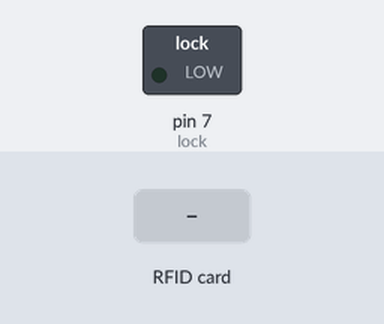
Bench run of a sketch on a simulated Arduino Uno, built with avr-gcc and run on an emulated ATmega328P. On the bench: switched loads named in the sketch (green lamp = pin HIGH). Inputs (shaded band) come from the test bench. Pins used as bus, display or sensor lines are not drawn; what the sketch prints to the serial monitor is not drawn.

Above: at 1.2 s.
1.3 s: RFID card C2 4F 3B 3D held to the reader
At 2.4 s:
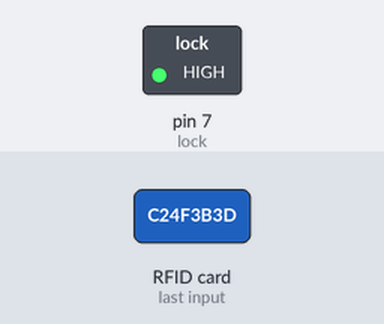
Timing chart, 0 to 4.3 s (numbered marks = the images above; inputs shaded):
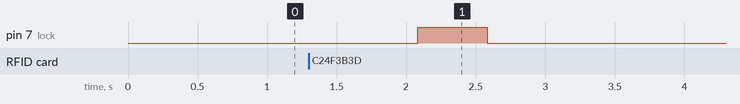

Measured:
- after the input at 1.3 s, pin 7 (lock): LOW → HIGH after 0.78 s, → LOW 0.50 s later

The sketch:

rfid_ring.ino
```cpp
/*
The user must place an RFID ring on the scanner to unlock the this part.
Created: 12-12-2023  JZ
*/

#include <SPI.h>
#include <MFRC522.h>

#define RST_PIN         9          // Configurable, see typical pin layout above
#define SS_PIN          10         // Configurable, see typical pin layout above

MFRC522 mfrc522(SS_PIN, RST_PIN);  // Create MFRC522 instance

byte readCard[4];
String ringTag = "C24F3B3D";
String tag = "";

const int lock = 7;

void setup() {
  Serial.begin(9600);
  SPI.begin();

  mfrc522.PCD_Init();
  delay(4);

  mfrc522.PCD_DumpVersionToSerial();   // show details of rfid reader

  pinMode(lock, OUTPUT);
}

void loop() {
  while (getID()) {
    if (tag == ringTag) {
      digitalWrite(7, HIGH);
      delay(500);               // don't know how vault door maglocks are supposed to work yet
      digitalWrite(7, LOW);
      Serial.println("Correct");
    }
  }
  delay(2000);
}

/**********************************************************************************************
 * getID() function
 * Read new tag if available
**********************************************************************************************/
boolean getID() {
  // Getting ready for Reading PICCs
  //If a new PICC placed to RFID reader continue
  if ( ! mfrc522.PICC_IsNewCardPresent()) {
    return false;
  }

  //Since a PICC placed get Serial and continue
  if ( ! mfrc522.PICC_ReadCardSerial()) {
  return false;
  }

  tag = "";
  // The MIFARE PICCs that we use have 4 byte UID
  for ( uint8_t i = 0; i < 4; i++) {
  //readCard[i] = mfrc522.uid.uidByte[i];
  // Adds the 4 bytes in a single String variable
  tag.concat(String(mfrc522.uid.uidByte[i], HEX));
  }

  tag.toUpperCase();
  mfrc522.PICC_HaltA(); // Stop reading
  return true;

}
```
